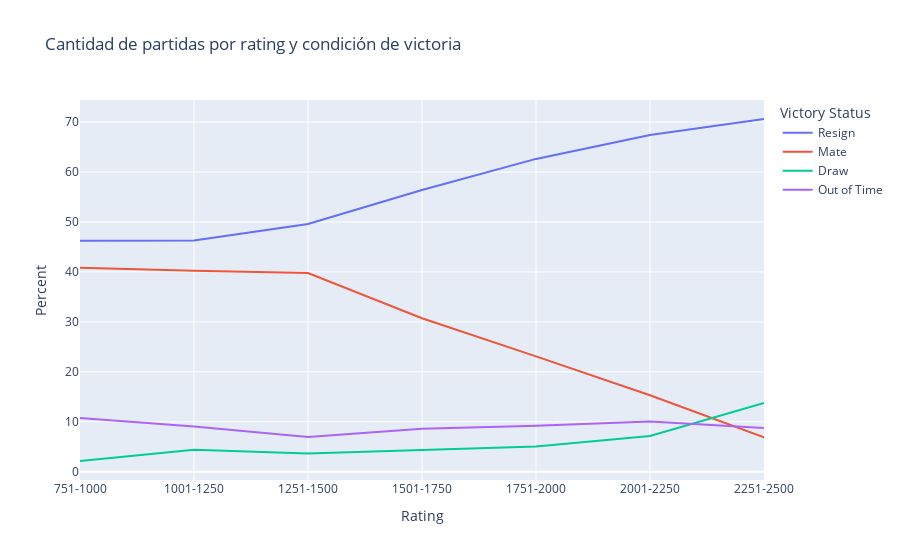

This figure's notebook cell:
### Code cell
# Crear el gráfico interactivo
fig = px.line(data_grouped_percent, x="rating_interval", y="Percent", color="victory_status", title="Cantidad de partidas por rating y condición de victoria",
              labels={"rating_interval": "Rating", "count": "Cantidad de Partidas", "victory_status": "Victory Status"})

# Mostrar el gráfico
fig.show()

### Figure 1 — Plotly figure (JSON) as saved in the notebook; plotly's stock layout.template omitted (floating-point values rounded to 4 significant figures)
{"data": [{"hovertemplate": "Victory Status=Resign<br>Rating=%{x}<br>Percent=%{y}<extra></extra>", "legendgroup": "Resign", "line": {"color": "#636efa", "dash": "solid"}, "marker": {"symbol": "circle"}, "mode": "lines", "name": "Resign", "orientation": "v", "showlegend": true, "type": "scatter", "x": ["751-1000", "1001-1250", "1251-1500", "1501-1750", "1751-2000", "2001-2250", "2251-2500"], "xaxis": "x", "y": [46.24, 46.31, 49.62, 56.4, 62.64, 67.44, 70.62], "yaxis": "y"}, {"hovertemplate": "Victory Status=Mate<br>Rating=%{x}<br>Percent=%{y}<extra></extra>", "legendgroup": "Mate", "line": {"color": "#EF553B", "dash": "solid"}, "marker": {"symbol": "circle"}, "mode": "lines", "name": "Mate", "orientation": "v", "showlegend": true, "type": "scatter", "x": ["751-1000", "1001-1250", "1251-1500", "1501-1750", "1751-2000", "2001-2250", "2251-2500"], "xaxis": "x", "y": [40.86, 40.22, 39.77, 30.73, 23.09, 15.31, 6.875], "yaxis": "y"}, {"hovertemplate": "Victory Status=Draw<br>Rating=%{x}<br>Percent=%{y}<extra></extra>", "legendgroup": "Draw", "line": {"color": "#00cc96", "dash": "solid"}, "marker": {"symbol": "circle"}, "mode": "lines", "name": "Draw", "orientation": "v", "showlegend": true, "type": "scatter", "x": ["751-1000", "1001-1250", "1251-1500", "1501-1750", "1751-2000", "2001-2250", "2251-2500"], "xaxis": "x", "y": [2.151, 4.388, 3.655, 4.292, 5.055, 7.17, 13.75], "yaxis": "y"}, {"hovertemplate": "Victory Status=Out of Time<br>Rating=%{x}<br>Percent=%{y}<extra></extra>", "legendgroup": "Out of Time", "line": {"color": "#ab63fa", "dash": "solid"}, "marker": {"symbol": "circle"}, "mode": "lines", "name": "Out of Time", "orientation": "v", "showlegend": true, "type": "scatter", "x": ["751-1000", "1001-1250", "1251-1500", "1501-1750", "1751-2000", "2001-2250", "2251-2500"], "xaxis": "x", "y": [10.75, 9.08, 6.959, 8.585, 9.22, 10.08, 8.75], "yaxis": "y"}], "layout": {"legend": {"title": {"text": "Victory Status"}, "tracegroupgap": 0}, "title": {"text": "Cantidad de partidas por rating y condición de victoria"}, "xaxis": {"anchor": "y", "domain": [0, 1], "title": {"text": "Rating"}}, "yaxis": {"anchor": "x", "domain": [0, 1], "title": {"text": "Percent"}}}}
